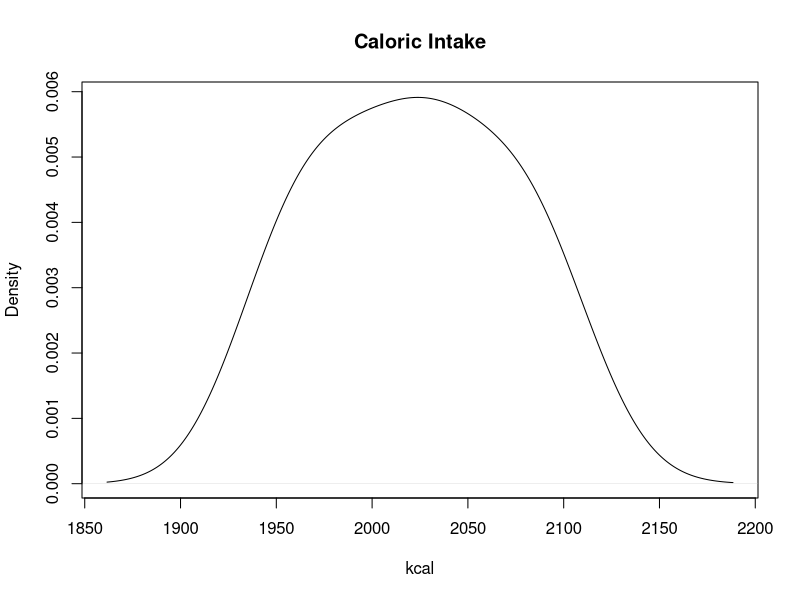
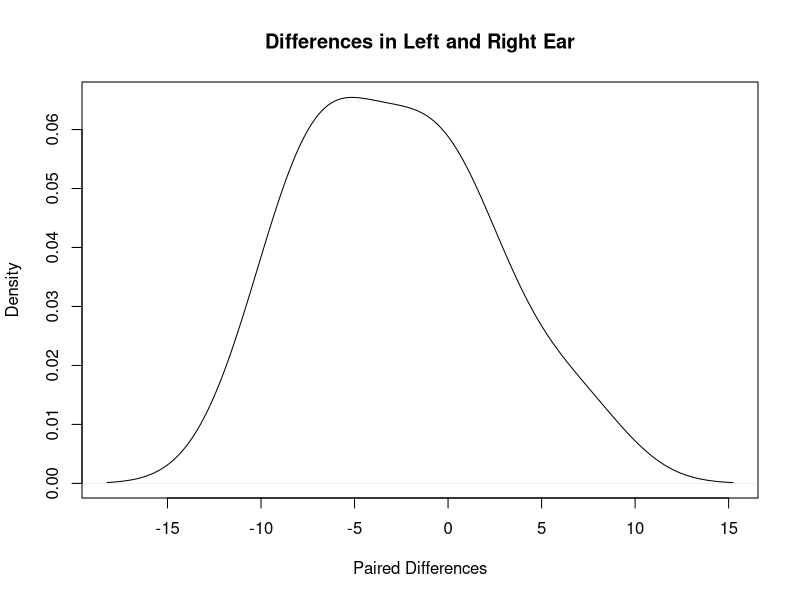
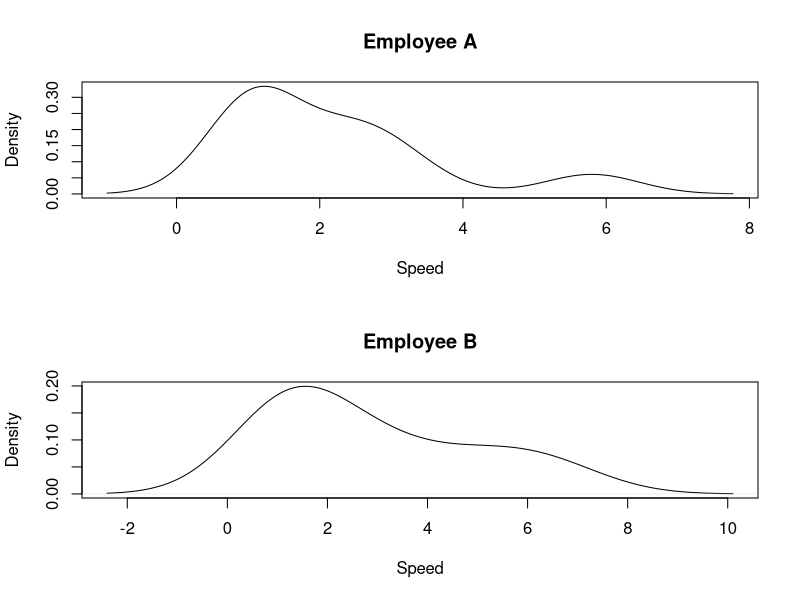

R code for these plots, in order:
## ---- chunk 1

## Sampled data
calls1 <- c(2,1,3,3,3,3,1,3,16,2,2,12,20,3,1)

## Determine test statistic
v <- sum(calls1 > 5)
v

## Determine sample size
n <- length(calls1)

## Determine p-value
## supply value of test statistic, sample size, and direction of alternative
binom.test(v, n, alternative="less")

## Compare p-value with
pbinom(v, n, 0.5)
## ---- chunk 2

calls2 <- c(22,35,31,41,36,1,21,37,1,42,32,33,28,41,44)

v2 <- sum(calls2 > 30)
v2

## Determine sample size
n2 <- length(calls2)

## Determine p-value
binom.test(v2, n2, alternative="greater")

## Compare p-value with
1 - pbinom(v2 - 1, n2, 0.5)
## or
pbinom(v2 - 1, n2, 0.5, lower.tail = FALSE)
## ---- chunk 3
v3 <- sum(calls2 > 25)
v3

## Determine p-value
binom.test(v3, n2, alternative="two.sided")

## Compare with
2*(1 - pbinom(v3 - 1, 15, 0.5))
## ---- chunk 4
caloric_intake <- c(1950, 2020, 2100, 1985, 2040, 1990, 2070, 2030, 1955, 2080)

## check if data looks symmetric.
## Symmetry needed for Wilcoxon Rank Sign Test
## Otherwise use Sign Test
plot(density(caloric_intake), main ="Caloric Intake", xlab = "kcal")
## OK. Somewhat symmetric

## sample size 10
## no tied ranks. Function will display a message if they exist
## no value equal to null. Function will display a message if they exist
wilcox.test(caloric_intake, mu = 2000, alternative = "two.sided")
## ---- chunk 5
v4 <- sum(caloric_intake > 2000)
v4

## Determine p-value
binom.test(v4, 10, alternative = "two.sided")

## Compare with
2*(1 - pbinom(v4 - 1, 10, 0.5))
## ---- chunk 6
## Correct word counts
left <- c(25, 29, 10, 31, 27, 24, 27, 29, 30, 32, 20, 25)
right <- c(32, 30, 7, 36, 20, 32, 26, 33, 32, 32, 30, 32)

## paired differences
paired_diff <- left - right

## test stat from sign test
v5 <- sum(paired_diff > 0)
v5

## Determine p-value
binom.test(v5, length(paired_diff), alternative="two.sided")

## Compare with
2*(pbinom(v5, length(paired_diff), 0.5))
## ---- chunk 7
plot(density(paired_diff), main ="Differences in Left and Right Ear", xlab = "Paired Differences")
## ---- chunk 8
wilcox.test(left, right, alternative="two.sided", paired=TRUE, exact = FALSE)

## OR

wilcox.test(paired_diff, alternative="two.sided", exact = FALSE)
## ---- chunk 9
t.test(paired_diff)
## ---- chunk 10
## Register data
rpA <- c(5.8, 1, 1.1, 2.1, 2.5, 1.1, 1, 1.2, 3.2, 2.7)
rpB <- c(1.5, 2.7, 6.6, 4.6, 1.1, 1.2, 5.7, 3.2, 1.2, 1.3)

par(mfrow=c(2,1))
plot(density(rpA), main = "Employee A", xlab="Speed")
plot(density(rpB), main = "Employee B", xlab="Speed")

## Conduct the test
wilcox.test(rpA, rpB, alternative = "two.sided", exact = FALSE)
